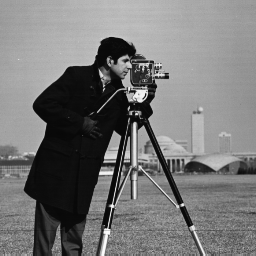
#> input picture Vjezba 7/cameraman.tif, 256 x 256 px; the run also reads 1 picture not shown here
$ jupyter execute --allow-errors 'Uvod u digitalnu obradu slike.ipynb'   (shell and % lines are left out)
#> lines starting #> are read from the running program, lines starting #| are printed output that depends on the picture
# Vježba 7 - Uvod u digitalnu obradu slike

## Uvod

Cilj ove vježbe je upoznavanje sa osnovnim operacijama digitalne obrade slike: operacijama u tački kod kojih se svjetlina izlaznog piksela izračunava samo na osnovu svjetline ulaznog piksela i lokalnim operacijama kod kojih se svjetlina izlaznog piksela izračunava na osnovu svjetlina piksela iz njegove okoline.

## Operacije u tački

Histogram je funkcija koja za svaku boju, odnosno, vrijednost intenziteta daje broj piksela te boje, odnosno, vrijednosti intenziteta u nekom regionu. Jedna od mogućnosti za crtanje histograma u Python-u je da se iskoristi funkcija <a href="https://matplotlib.org/api/_as_gen/matplotlib.pyplot.hist.html">hist</a> iz matplotlib biblioteke. Za crtanje histograma slike ovoj funkciji je porebno proslijediti vektor (niz reda 1) koji sadrži sve intenzitete sa slike, te zadati:
1. broj binova (standardan broj koji se koristi u obradi slike je 256),
2. opseg vrijednosti za koji se vrši računanje,
3. te definisati kojim tipom se crta histogram (standardno bar).
Kada se želi postići poboljšanje kontrasta na slici često se koriste operacije zasnovane na transformacijama histograma. Jedna od često korištenih operacija je razvlačenje histograma. Matematički se transformacija intenziteta može iskazati na sljedeći način. Ako je potrebno nivoe svjetline piksela polazne slike $a(m, n)$ koje se nalaze između vrijednosti $p_{low}$ i $p_{high}$ preslikati u opseg svjetlina od $s_{low}$ do $s_{high}$ koristi se sljedeća transformacija:
$$b(m, n) = \begin{cases}
  s_{low}, & a(m, n)<p_{low}\\
  (s_{high}-s_{low})\left(\frac{a(m, n) - p_{low}}{p_{high} - p_{low}}\right)^{\gamma}+s_{low}, & p_{low} \le a(m, n) \le p_{high}\\
  s_{high}, & a(m, n) > p_{high}
\end{cases}.$$
Ako je razvlačenje histograma linearno $\gamma$ je jednako 1. Druge vrijednost $\gamma$ daju nelinearno razvlačenje histograma.

## Lokalne operacije

Transformacije histograma pripadaju grupi operacija u tački. Pored ovih operacija značajne su i lokalne operacije kod kojih se vrijednost intenziteta piksela izračunava korištenjem vrijednosti intenziteta piksela iz neke njegove okoline. Uobičajen termin za korištenje ovih operacija je filtriranje slike. Funkcija kojom se vrši filtriranje slike u Python-u je <a href="https://docs.scipy.org/doc/scipy/reference/generated/scipy.signal.convolve2d.html">convolve2d</a> iz scipy biblioteke. Dok za određene često korištene filtre već postoje predefinisane funkcije u <a href="http://scikit-image.org/docs/stable/api/skimage.filters.html">skimage biblioteci</a>.

### Zadaci

Kako se u sklopu većine fukcija koje se vrše nad slikama vrše operacije koje mogu proizvesti necjelobrojan izlaz, preporučljivo je prije vršenja bilo kakvih fukcija nad slikom konvertovati sliku u floating point podatak. Ovakva konverzija je omogućena funkcijom <a href="http://scikit-image.org/docs/dev/api/skimage.html#img-as-float">img_as_float</a> iy skimage biblioteke.

<ol>
<li>Napisati funkciju u Python-u kojom će se realizovati razvlačenje histograma opisano u sekciji "Operacije u tački".
</li>
</ol>

[cell 1]
from skimage import img_as_float
import numpy as np

def imadjust(image, p_low, p_high, s_low, s_high, gamma):
    ### KOD
    image_float = img_as_float(image)
    out = (s_high - s_low) * (((image_float - p_low) / (p_high - p_low)) ** gamma) + s_low
    out[image_float < p_low] = s_low
    out[image_float > p_high] = s_high
    return out


    # [5 lines of commented-out code are left out]

<ol start = "2">
<li> Učitati sliku pout.tif. Prikazati sliku i njen histogram. Kakva je pokrivenost dinamičkog opsega?
</li>
</ol>

[cell 2]
### KOD
from skimage import io
import matplotlib.pyplot as plt
#> (the rest of this cell did not finish here and is left out)

<ol start = "3">
<li> Formirati novu sliku tako što ćete opseg intenziteta $[0.3, 0.65]$ linearno preslikati u opseg $[0, 1]$. Prikazati dobijenu sliku i njen histogram. Šta se desilo sa kontrastom na slici? Kako se ta promjena ogleda na histogramu?
</li>
</ol>

#> (a cell that did not finish here is left out)

<ol start = "4">
<li> Učitati sliku cameraman.tif. Prikazati sliku i njen histogram.
</li>
</ol>

[cell 4]
### KOD
image_cameraman = io.imread('cameraman.tif')
#> image_cameraman is the input picture: shape (256, 256); min 7, max 253, mean 118.7
io.imshow(image_cameraman)
plt.figure()
plt.imshow(image_cameraman)

plt.figure()
plt.hist(image_cameraman.ravel(), bins=256, range=(image_cameraman.min(), image_cameraman.max()), histtype='barstacked')
#> figure, not shown here; tallest bar 1685 high, from x = 13.73 to 14.69

<ol start = "5">
<li> Na osnovu slike i njenog histograma odrediti kojem opsegu intenziteta pripadaju pikseli kaputa? Preslikati linearno taj opseg u opseg $[0.5, 1]$. Prikazati dobijenu sliku. Šta se desilo sa slikom u cjelini? Šta se desilo sa opsegom intenziteta piksela kaputa? Šta je na taj način postignuto? Šta se desilo sa pozadinom? Zašto?
</li>
</ol>

[cell 5]
### KOD
image_cameraman = io.imread('cameraman.tif')
plt.figure()
img_adjust = imadjust(image=image_cameraman, p_low=5/255, p_high=20/255, s_low=0.5, s_high=1, gamma=1)

plt.hist(img_adjust.ravel(), bins=256, range=(img_adjust.min(), img_adjust.max()), histtype='barstacked')
plt.imshow(img_adjust, cmap='gray')
io.imshow(img_adjust)

<ol start = "6">
<li> Formirati novu sliku koja predstavlja negativ slike iz tačke 4.
</li>
</ol>

[cell 6]
### KOD
image_cameraman = io.imread('cameraman.tif')
plt.figure()
img_negative = 255 - image_cameraman
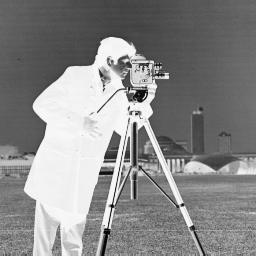
#> img_negative: shape (256, 256); min 2, max 248, mean 136.3
plt.imshow(img_negative, cmap='gray')

<ol start = "7">
<li> Preslikati nelinearno cijeli opseg intenziteta sa vrijednostima parametra gamma $0.5$ i $1.5$. Prikazati dobijene slike. Šta se dešava sa slikom u ovim slučajevima? Objasniti nastale promjene?
</li>
</ol>

[cell 7]
image_cameraman = io.imread('cameraman.tif')
img_adjust_gamma_min = imadjust(image=image_cameraman, p_low=0.3, p_high=0.65, s_low=0, s_high=1, gamma=0.5)
img_adjust_gamma_max = imadjust(image=image_cameraman, p_low=0.3, p_high=0.65, s_low=0, s_high=1, gamma=1.5)
#> call 3 of imadjust, with p_low = 0.3, p_high = 0.65, s_low = 0, s_high = 1, gamma = 1.5
#> in imadjust (call 3), `out = (s_high - s_low) * (((image_float - p_low) / (p_high - p_low)) *..`:
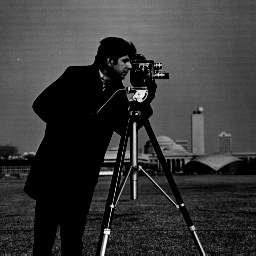
#> out: shape (256, 256) float64; 25.67% of the values are NaN or infinite; the others: min 0.000419, max 2.78, mean 0.823; drawn with min black, max white, NaN and infinite black
#> in imadjust (call 3), `out[image_float > p_high] = s_high`:
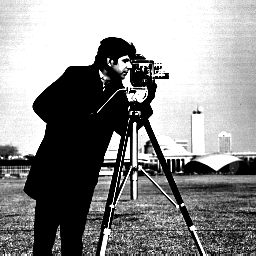
#> out: shape (256, 256) float64; min 0, max 1, mean 0.553
plt.figure()
plt.imshow(img_adjust_gamma_min, cmap='gray')
plt.figure()
plt.imshow(img_adjust_gamma_max, cmap='gray')
plt.figure()
plt.hist(img_adjust_gamma_min.ravel(), bins=256, range=(img_adjust_gamma_min.min(), img_adjust_gamma_min.max()), histtype='bar')
plt.figure()
plt.hist(img_adjust_gamma_max.ravel(), bins=256, range=(img_adjust_gamma_max.min(), img_adjust_gamma_max.max()), histtype='bar')
### KOD
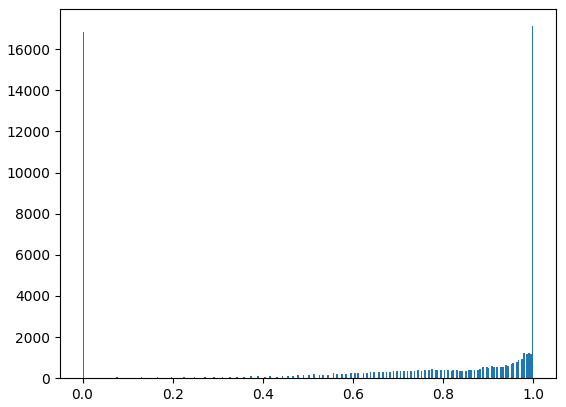
#> figure drawn by matplotlib, 1 panel; tallest bar 17122 high, from x = 0.996 to 1
#> figure, not shown here; tallest bar 17122 high, from x = 0.996 to 1

<ol start = "8">
<li> Jedna od osnvovnih primjena lokalnih operacija je detekcija ivica. Iskoristiti operatore definisane u skimage biblioteci (Sobel, Roberts, Prewitt, Scharr) da se odrede ivice na slici cameraman.tif. Zatim dodati šum na sliku korištenjem funkcije <a href="http://scikit-image.org/docs/stable/api/skimage.util.html#skimage.util.random_noise">random_noise</a> iz skimage biblioteke, za varijansu šuma uzeti $0.01$. Na ovako dobijenu sliku ponovo primjeniti operatore za detekciju ivica. Prokomentrisati dobijene rezultate i predložiti način za popravljanje ovih rezultata.
</li>
</ol>

[cell 8]
### KOD
from skimage.filters import sobel, roberts, prewitt, scharr
from skimage.util import random_noise
image = io.imread('cameraman.tif')
image_sobel = sobel(image)
image_roberts = roberts(image)
image_prewitt = prewitt(image)
image_scharr = scharr(image)
plt.figure()
img_random_noise = random_noise(image=image_sobel, mode='gaussian', var=0.01)
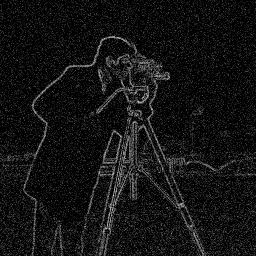
#> img_random_noise: shape (256, 256) float64; min 0, max 0.869, mean 0.0767
plt.imshow(img_random_noise)

plt.figure()
plt.subplot(2, 2, 1)
image_sobel = random_noise(image=image_sobel, mode='gaussian', var=0.01)
plt.imshow(image_sobel)

plt.subplot(2, 2, 2)
image_roberts = random_noise(image=image_sobel, mode='gaussian', var=0.01)
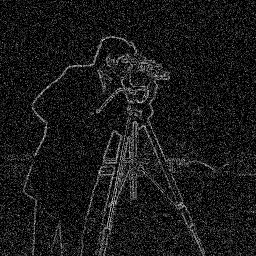
#> image_roberts: shape (256, 256) float64; min 0, max 0.94, mean 0.1
plt.imshow(image_roberts)

plt.subplot(2, 2, 3)
image_prewitt = random_noise(image=image_sobel, mode='gaussian', var=0.01)
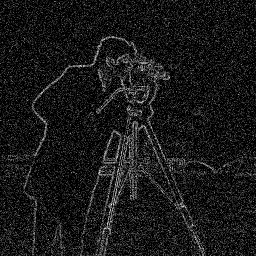
#> image_prewitt: shape (256, 256) float64; min 0, max 1, mean 0.0999
plt.imshow(image_prewitt)

plt.subplot(2, 2, 4)
image_scharr = random_noise(image=image_sobel, mode='gaussian', var=0.01)
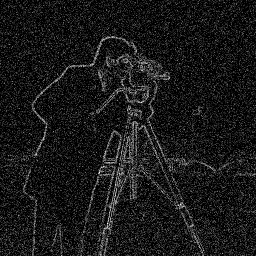
#> image_scharr: shape (256, 256) float64; min 0, max 1, mean 0.0996
plt.imshow(image_scharr)
plt.tight_layout()

<ol start = "9">
<li> Učitati i prikazati sliku blurry_moon.tif. Može se primijetiti da je ova slika blago zamućena. Primijeniti na ovu sliku Laplasov filtar.
$$\begin{bmatrix}
    0 & 1 & 0\\
    1 & -4 & 1\\
    0 & 1 & 0
\end{bmatrix}$$
Obratite pažnju da pošto Laplasov filtar sadrži i negativan koeficijent može se očekivati da će rezultujuća slika sadržati piksele sa negativnom vrijednošću. Pronaći sada razliku originalne slike i slike dobijene nakon filtriranja Laplasovim filtrom. Prikazati dobijenu sliku. Kakav zaključak možete izvesti? Filtar implementiran na ovaj način zove se unsharp mask.
</li>
</ol>

[cell 9]
### KOD
from scipy import signal
img = io.imread('blurry_moon.tif')
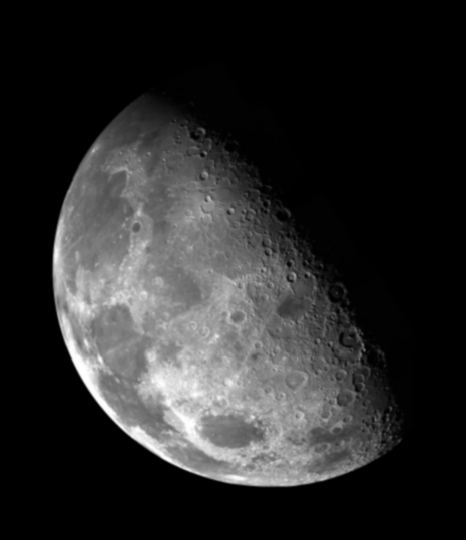
#> input picture Vjezba 7/blurry_moon.tif, 466 x 540 px
#> img is the input picture: shape (540, 466); min 0, max 254, mean 42.7
laplace_filtar = np.array([[0, 1, 0],
                          [1, -4, 1],
                          [0, 1, 0]])
img_laplace = signal.convolve2d(img, laplace_filtar, mode='same', boundary='symm')
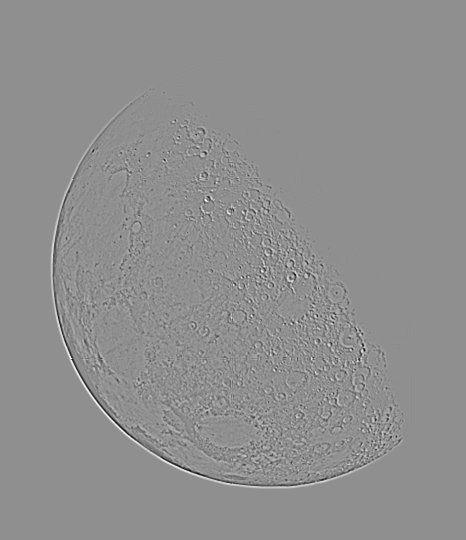
#> img_laplace: shape (540, 466) int64; min -106, max 83, mean 0; drawn with min black and max white
plt.figure()
plt.imshow(img)
plt.figure()
plt.imshow(img_laplace, cmap='gray')
#> (the rest of this cell did not finish here and is left out)
